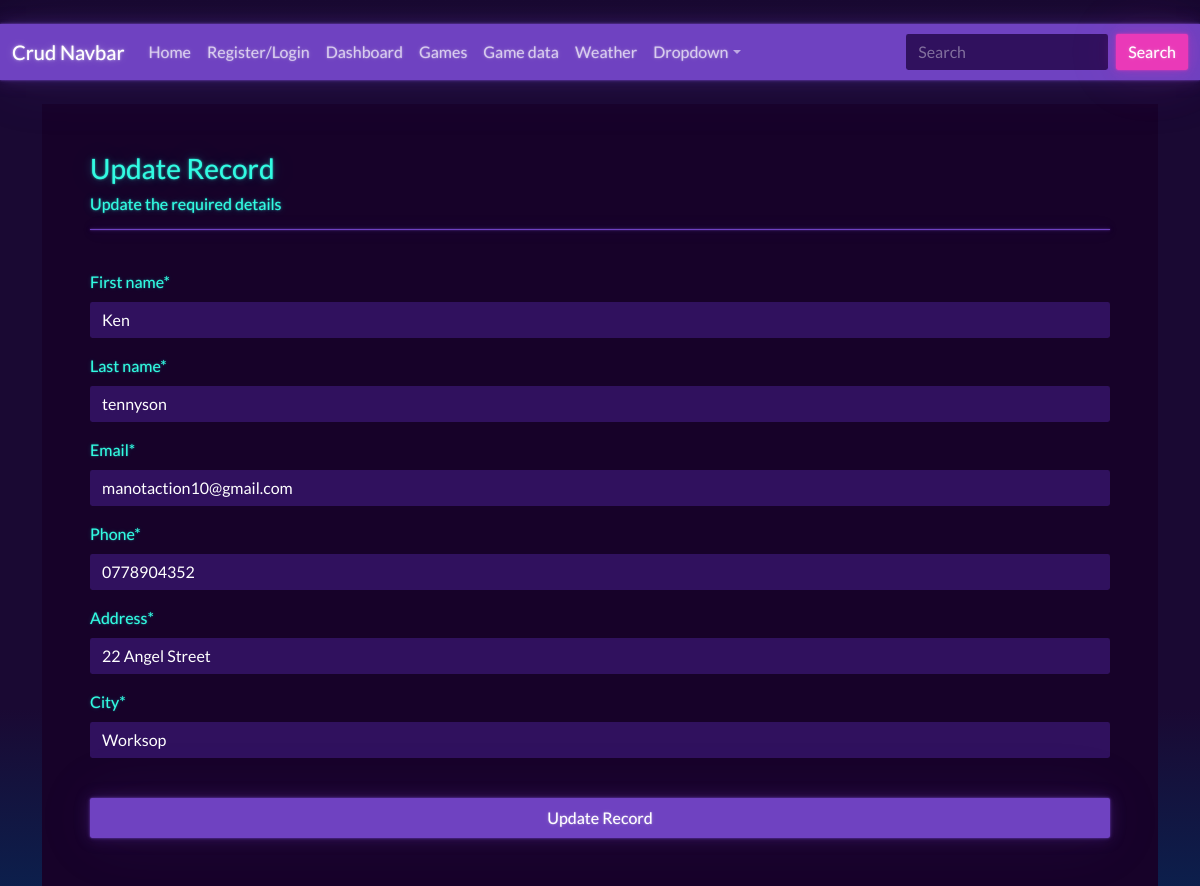
Page /update-record/2 (signed in) on the committed database.
### website/models.py (models this page shows, shortened)
class Record(models.Model):
    creation_data = models.DateTimeField(auto_now_add = True)
    first_name = models.CharField(max_length = 100, default="")
    last_name = models.CharField(max_length = 100)
    email = models.CharField(max_length = 255)
    phone = models.CharField(max_length = 20)
    address = models.CharField(max_length = 255)
    city = models.CharField(max_length = 255)
    creation_data = models.DateTimeField(auto_now_add=True)

### website/views.py (the view)
# urls.py: path('update-record/<int:pk>',views.update_record, name="update-record"),
@login_required(login_url="login")
def update_record(request, pk):
    record = get_object_or_404(Record, id=pk)
    update_form = CreateRecordForm(instance=record)
    if request.method == "POST":
        update_form = CreateRecordForm(request.POST, instance=record)
        if update_form.is_valid():
            update_form.save()
            return redirect('dashboard')
    return render(request,"pages/update_record.html",{"update_form":update_form})

### website/forms.py
class CreateRecordForm(forms.ModelForm):
    class Meta:
        model = Record
        fields = ['first_name', 'last_name','email','phone','address','city']

### website/templates/pages/update_record.html (shortened to what this page needs)
{% extends 'pages/base.html' %}
{% load crispy_forms_tags %}
{% block content %}
<br>
<div class="container bg-dark p-5 form-layout">
    <h3> Update Record</h3>
    <h6> Update the required details </h6>
    <hr>
    <br>
    <form method="POST" autocomplete="off">
        {{update_form|crispy}}
        <br>
        <button type = "submit" class="btn btn-primary w-100 btn-block p-2 ">
           Update Record
        </button>
    </form>
</div>
{% endblock %}

### static/css/style.css (style rules this page uses)
body { background-color:rgb(63, 197, 6); }

### rows in the picture
Record: first_name "Ken", last_name "tennyson", email "manotaction10@gmail.com", phone "0778904352", address "22 Angel Street", city "Worksop"
